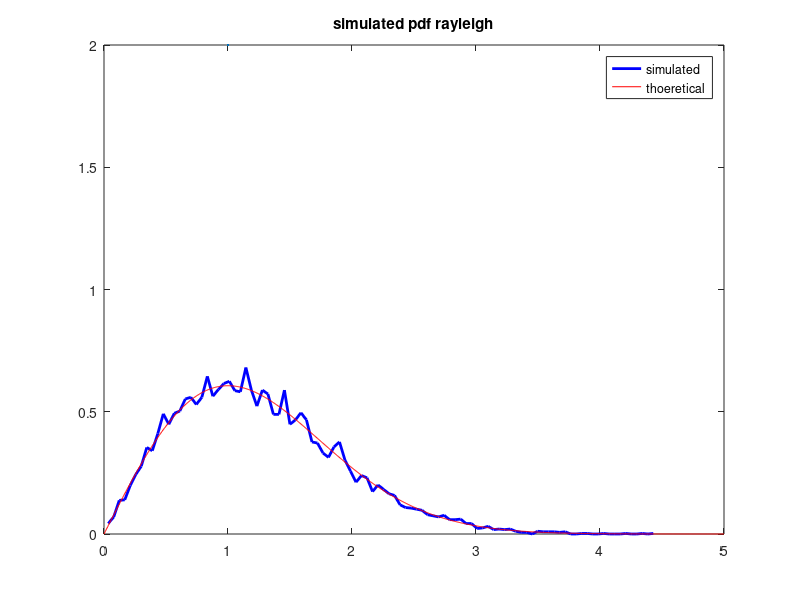
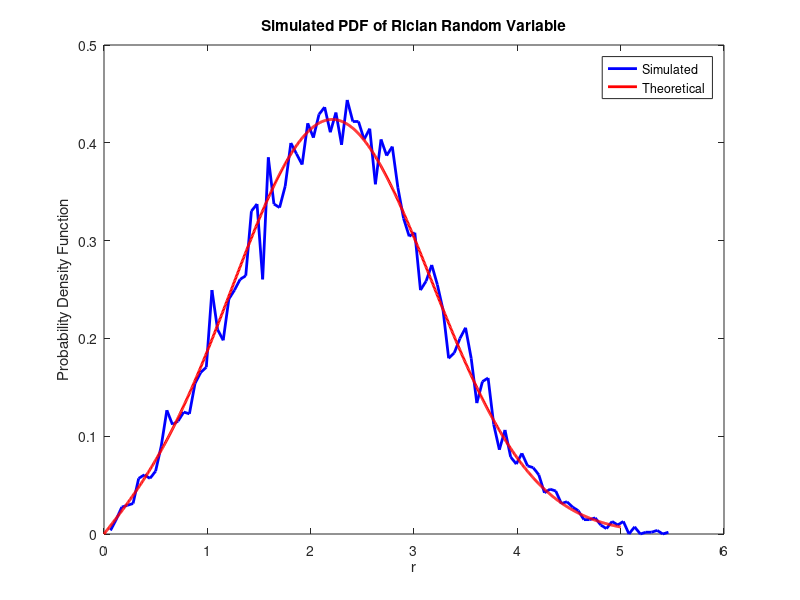

MATLAB code to generate these figures, in order:
clc;
clear;
close;


numsamples = 10000;

x = randn(numsamples,1);
y = randn(numsamples,1);

z = sqrt(x.^2+y.^2);

figure;
[rx,ry] = hist(z,100);
rx = rx/trapz(ry,rx);
plot(ry,rx,'b','LineWidth',2);

title('simulated pdf rayleigh');
sigma = 1;
x = linspace(0,5,1000);
pdf_theo = (x/sigma^2).*exp(-x.^2/(2*sigma^2));

hold on;
plot(x,pdf_theo,'r',LineWidth=2);
legend('simulated','thoeretical');
hold off;

%rician

a = 2;
sigma = 1;

x = sigma*randn(numsamples,1)+a;
y = sigma*randn(numsamples,1);

R = sqrt(x.^2 + y.^2);

figure;
[ricx,ricy] = hist(R,100);
ricx = ricx/trapz(ricy,ricx);
plot(ricy,ricx,'b','LineWidth',2);
%histogram(R, 'Normalization', 'pdf');
title('Simulated PDF of Rician Random Variable');
xlabel('r');
ylabel('Probability Density Function');

% Theoretical PDF of Rician distribution
r = linspace(0, 5, 1000);
pdf_rician = (r/sigma^2).*exp(-(r.^2+a^2)/(2*sigma^2)).*besseli(0,(a.*r)/sigma^2);
hold on;
plot(r, pdf_rician, 'r', 'LineWidth', 2);
legend('Simulated', 'Theoretical');
hold off;



